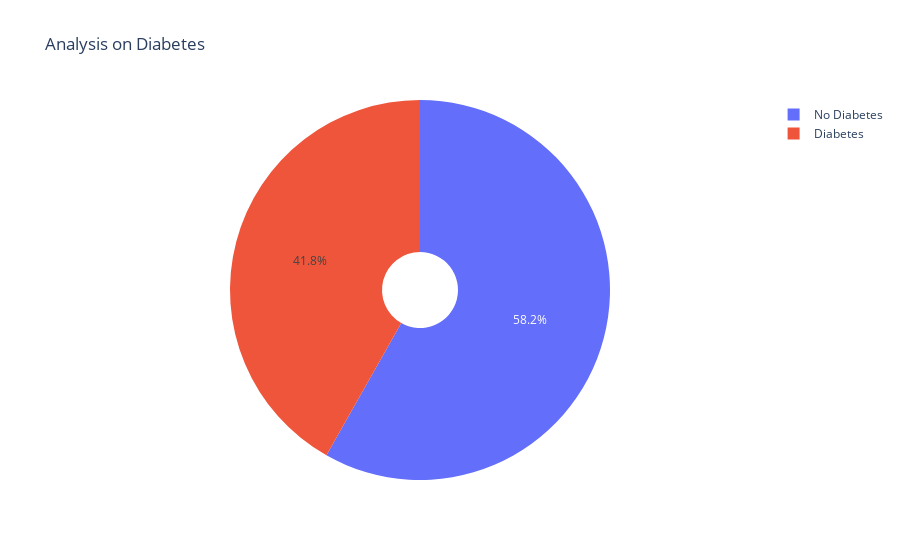

Source (notebook cell):
### Markdown cell above
# pie charts

### Code cell
import plotly.graph_objs as go
labels = ['No Diabetes','Diabetes']
diabetes_yes = heart_data[heart_data['diabetes']==1]
diabetes_no = heart_data[heart_data['diabetes']==0]
values = [len(diabetes_no), len(diabetes_yes)]
fig = go.Figure(data=[go.Pie(labels=labels, values=values, hole=.2)])
fig.update_layout(
    title_text="Analysis on Diabetes")
fig.show()

### Figure 1 — Plotly figure (JSON) as saved in the notebook; plotly's stock layout.template omitted (floating-point values rounded to 4 significant figures)
{"data": [{"hole": 0.2, "labels": ["No Diabetes", "Diabetes"], "type": "pie", "values": [174, 125]}], "layout": {"title": {"text": "Analysis on Diabetes"}}}
